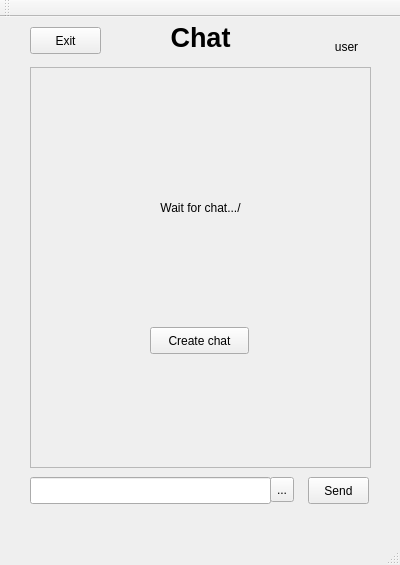
<?xml version="1.0" encoding="UTF-8"?>
<ui version="4.0">
 <class>MainWindow</class>
 <widget class="QMainWindow" name="MainWindow">
  <property name="geometry">
   <rect>
    <x>0</x>
    <y>0</y>
    <width>400</width>
    <height>565</height>
   </rect>
  </property>
  <property name="windowTitle">
   <string>MainWindow</string>
  </property>
  <widget class="QWidget" name="centralWidget">
   <widget class="QLabel" name="label">
    <property name="geometry">
     <rect>
      <x>120</x>
      <y>0</y>
      <width>161</width>
      <height>41</height>
     </rect>
    </property>
    <property name="font">
     <font>
      <pointsize>20</pointsize>
      <weight>75</weight>
      <bold>true</bold>
     </font>
    </property>
    <property name="text">
     <string>Chat</string>
    </property>
    <property name="alignment">
     <set>Qt::AlignCenter</set>
    </property>
   </widget>
   <widget class="QLabel" name="label_2">
    <property name="geometry">
     <rect>
      <x>306</x>
      <y>20</y>
      <width>81</width>
      <height>20</height>
     </rect>
    </property>
    <property name="text">
     <string>user</string>
    </property>
    <property name="alignment">
     <set>Qt::AlignCenter</set>
    </property>
   </widget>
   <widget class="QPushButton" name="send_btn">
    <property name="geometry">
     <rect>
      <x>308</x>
      <y>460</y>
      <width>61</width>
      <height>27</height>
     </rect>
    </property>
    <property name="text">
     <string>Send</string>
    </property>
   </widget>
   <widget class="QLineEdit" name="send_edit">
    <property name="geometry">
     <rect>
      <x>30</x>
      <y>460</y>
      <width>241</width>
      <height>27</height>
     </rect>
    </property>
   </widget>
   <widget class="QPushButton" name="exit_btn">
    <property name="geometry">
     <rect>
      <x>30</x>
      <y>10</y>
      <width>71</width>
      <height>27</height>
     </rect>
    </property>
    <property name="text">
     <string>Exit</string>
    </property>
   </widget>
   <widget class="QPushButton" name="create_btn">
    <property name="geometry">
     <rect>
      <x>150</x>
      <y>310</y>
      <width>99</width>
      <height>27</height>
     </rect>
    </property>
    <property name="text">
     <string>Create chat</string>
    </property>
   </widget>
   <widget class="QLabel" name="info_label">
    <property name="geometry">
     <rect>
      <x>30</x>
      <y>150</y>
      <width>341</width>
      <height>81</height>
     </rect>
    </property>
    <property name="text">
     <string>Wait for chat.../</string>
    </property>
    <property name="alignment">
     <set>Qt::AlignCenter</set>
    </property>
   </widget>
   <widget class="QToolButton" name="file_btn">
    <property name="geometry">
     <rect>
      <x>270</x>
      <y>460</y>
      <width>24</width>
      <height>25</height>
     </rect>
    </property>
    <property name="toolTip">
     <string>send file</string>
    </property>
    <property name="text">
     <string>...</string>
    </property>
    <property name="popupMode">
     <enum>QToolButton::InstantPopup</enum>
    </property>
   </widget>
   <widget class="QScrollArea" name="scrollArea">
    <property name="geometry">
     <rect>
      <x>30</x>
      <y>50</y>
      <width>341</width>
      <height>401</height>
     </rect>
    </property>
    <property name="maximumSize">
     <size>
      <width>16777215</width>
      <height>16777215</height>
     </size>
    </property>
    <property name="autoFillBackground">
     <bool>true</bool>
    </property>
    <property name="frameShape">
     <enum>QFrame::StyledPanel</enum>
    </property>
    <property name="verticalScrollBarPolicy">
     <enum>Qt::ScrollBarAsNeeded</enum>
    </property>
    <property name="horizontalScrollBarPolicy">
     <enum>Qt::ScrollBarAsNeeded</enum>
    </property>
    <property name="sizeAdjustPolicy">
     <enum>QAbstractScrollArea::AdjustToContents</enum>
    </property>
    <property name="widgetResizable">
     <bool>true</bool>
    </property>
    <widget class="QWidget" name="scrollAreaWidgetContents">
     <property name="geometry">
      <rect>
       <x>0</x>
       <y>0</y>
       <width>339</width>
       <height>399</height>
      </rect>
     </property>
     <property name="sizePolicy">
      <sizepolicy hsizetype="Expanding" vsizetype="Expanding">
       <horstretch>0</horstretch>
       <verstretch>0</verstretch>
      </sizepolicy>
     </property>
     <widget class="QWidget" name="scroll_widget" native="true">
      <property name="geometry">
       <rect>
        <x>0</x>
        <y>0</y>
        <width>341</width>
        <height>401</height>
       </rect>
      </property>
      <property name="sizePolicy">
       <sizepolicy hsizetype="Ignored" vsizetype="Expanding">
        <horstretch>0</horstretch>
        <verstretch>0</verstretch>
       </sizepolicy>
      </property>
      <property name="maximumSize">
       <size>
        <width>16777215</width>
        <height>16777215</height>
       </size>
      </property>
      <property name="layoutDirection">
       <enum>Qt::LeftToRight</enum>
      </property>
      <property name="autoFillBackground">
       <bool>true</bool>
      </property>
      <layout class="QVBoxLayout" name="scroll_layout" stretch="">
       <property name="sizeConstraint">
        <enum>QLayout::SetMinAndMaxSize</enum>
       </property>
       <property name="bottomMargin">
        <number>0</number>
       </property>
      </layout>
     </widget>
    </widget>
   </widget>
   <zorder>scrollArea</zorder>
   <zorder>label</zorder>
   <zorder>label_2</zorder>
   <zorder>send_btn</zorder>
   <zorder>send_edit</zorder>
   <zorder>exit_btn</zorder>
   <zorder>create_btn</zorder>
   <zorder>info_label</zorder>
   <zorder>file_btn</zorder>
  </widget>
  <widget class="QMenuBar" name="menuBar">
   <property name="geometry">
    <rect>
     <x>0</x>
     <y>0</y>
     <width>400</width>
     <height>25</height>
    </rect>
   </property>
  </widget>
  <widget class="QToolBar" name="mainToolBar">
   <attribute name="toolBarArea">
    <enum>TopToolBarArea</enum>
   </attribute>
   <attribute name="toolBarBreak">
    <bool>false</bool>
   </attribute>
  </widget>
  <widget class="QStatusBar" name="statusBar"/>
 </widget>
 <layoutdefault spacing="6" margin="11"/>
 <resources/>
 <connections/>
</ui>
